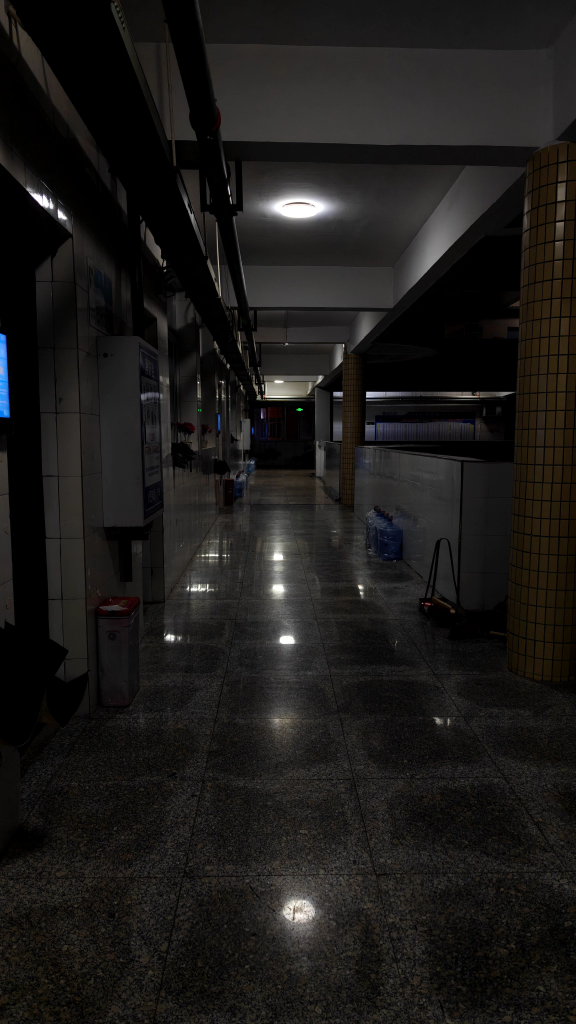
#> input picture 2026Fall/Lab2_Histogram/data/photo01.jpg, 2304 x 4096 px (shown at 1/4 size)
$ python lab2_arith.py
#> lines starting #> are read from the running program, lines starting #| are printed output that depends on the picture
import cv2
import numpy as np
import matplotlib.pyplot as plt

# 读入两张图片（彩色或灰度均可，这里用彩色）
a = cv2.imread("../data/photo01.jpg")
#> a is the input picture: shape (4096, 2304, 3); mean B, G, R 24.6, 26.3, 28
b = cv2.imread("../data/photo02.jpg")
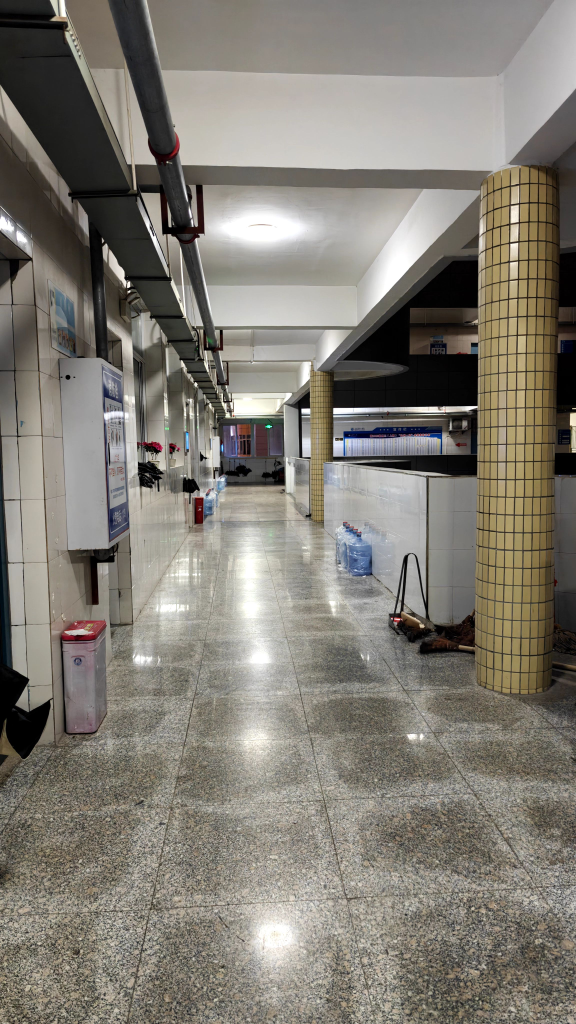
#> input picture 2026Fall/Lab2_Histogram/data/photo02.jpg, 2304 x 4096 px (shown at 1/4 size)
#> b is the input picture: shape (4096, 2304, 3); mean B, G, R 116.2, 125.1, 129.5

# 注意：代数运算要求两张图尺寸完全一致，如果不一致需先 Resize
# b = cv2.resize(b, (a.shape[1], a.shape[0]))

# 加法对比
# np加法：uint8类型下 250+10=4 (回绕现象，产生奇怪颜色条纹)
add_np = (a.astype(np.int16) + b.astype(np.int16)) % 256
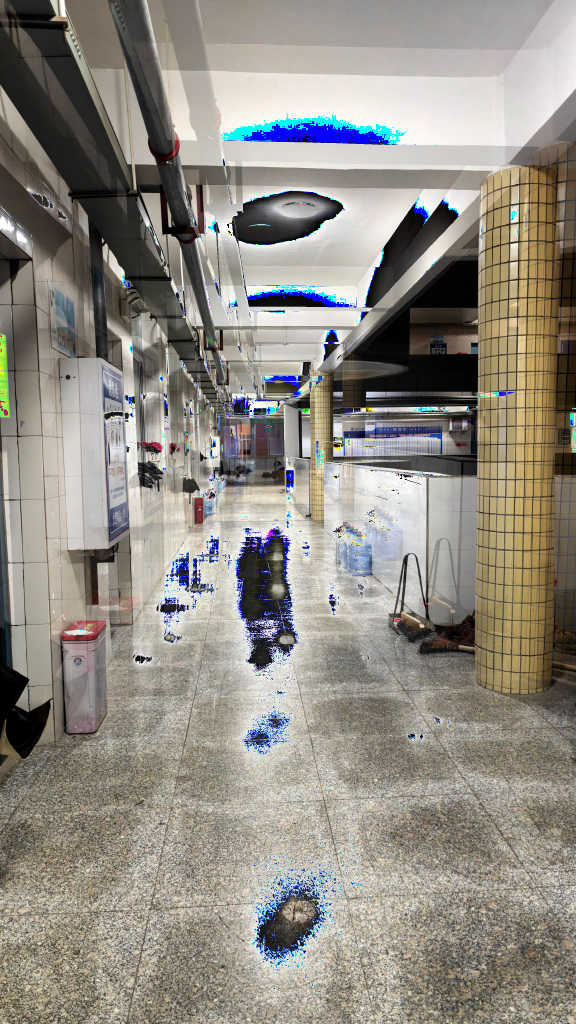
#> add_np: shape (4096, 2304, 3) int16 (shown at 1/4 size); mean B, G, R 131.8, 140.1, 144.6

# cv2加法：250+10=255 (饱和运算，平滑高光)
add_cv = cv2.add(a, b)
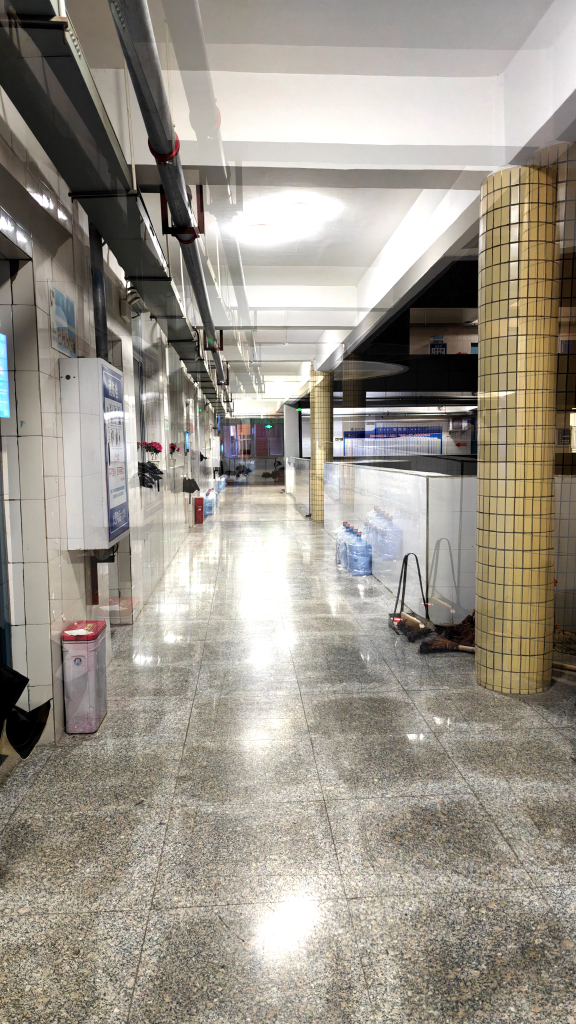
#> add_cv: shape (4096, 2304, 3) (shown at 1/4 size); mean B, G, R 139.3, 149.6, 155.6

# 加权混合 (适用于转场特效或水印)
blend = cv2.addWeighted(a, 0.6, b, 0.4, 0)
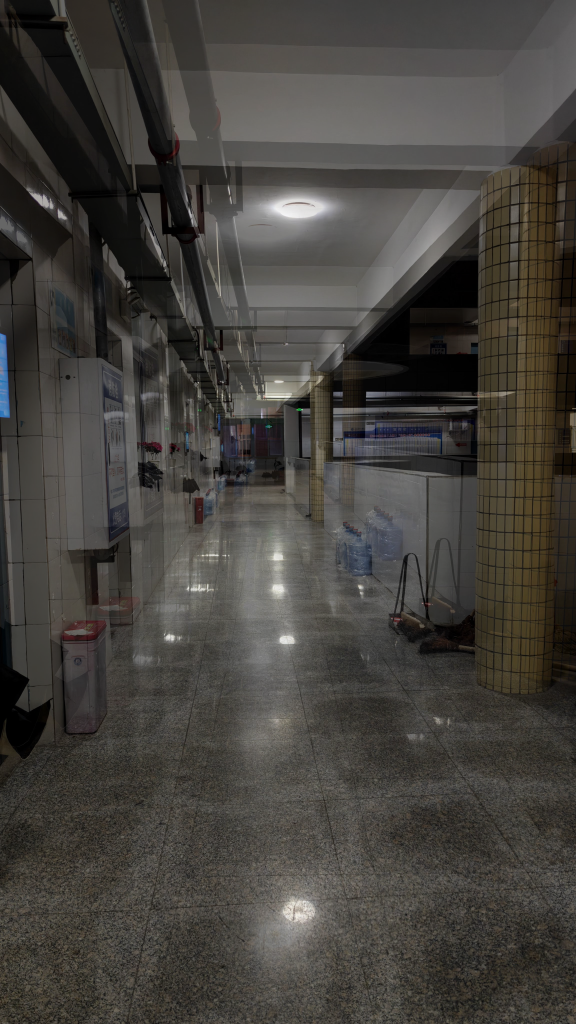
#> blend: shape (4096, 2304, 3) (shown at 1/4 size); mean B, G, R 61.2, 65.8, 68.6

# 保存
cv2.imwrite("../results/l2_add_np.jpg", add_np)
cv2.imwrite("../results/l2_add_cv.jpg", add_cv)
cv2.imwrite("../results/l2_blend.jpg", blend)

# 可视化对比
plt.figure(figsize=(15, 5))
# OpenCV读入是BGR，matplotlib显示需要RGB
plt.subplot(131), plt.imshow(cv2.cvtColor(add_np.astype(np.uint8), cv2.COLOR_BGR2RGB)), plt.title('Numpy Add (Overflow)')
plt.subplot(132), plt.imshow(cv2.cvtColor(add_cv, cv2.COLOR_BGR2RGB)), plt.title('OpenCV Add (Saturated)')
plt.subplot(133), plt.imshow(cv2.cvtColor(blend, cv2.COLOR_BGR2RGB)), plt.title('AddWeighted (0.6/0.4)')
plt.savefig("../results/l2_add_compare.png")
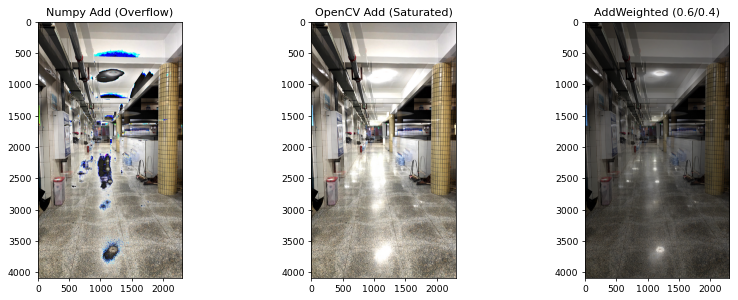
#> figure drawn by matplotlib, 3 panels
plt.show()
